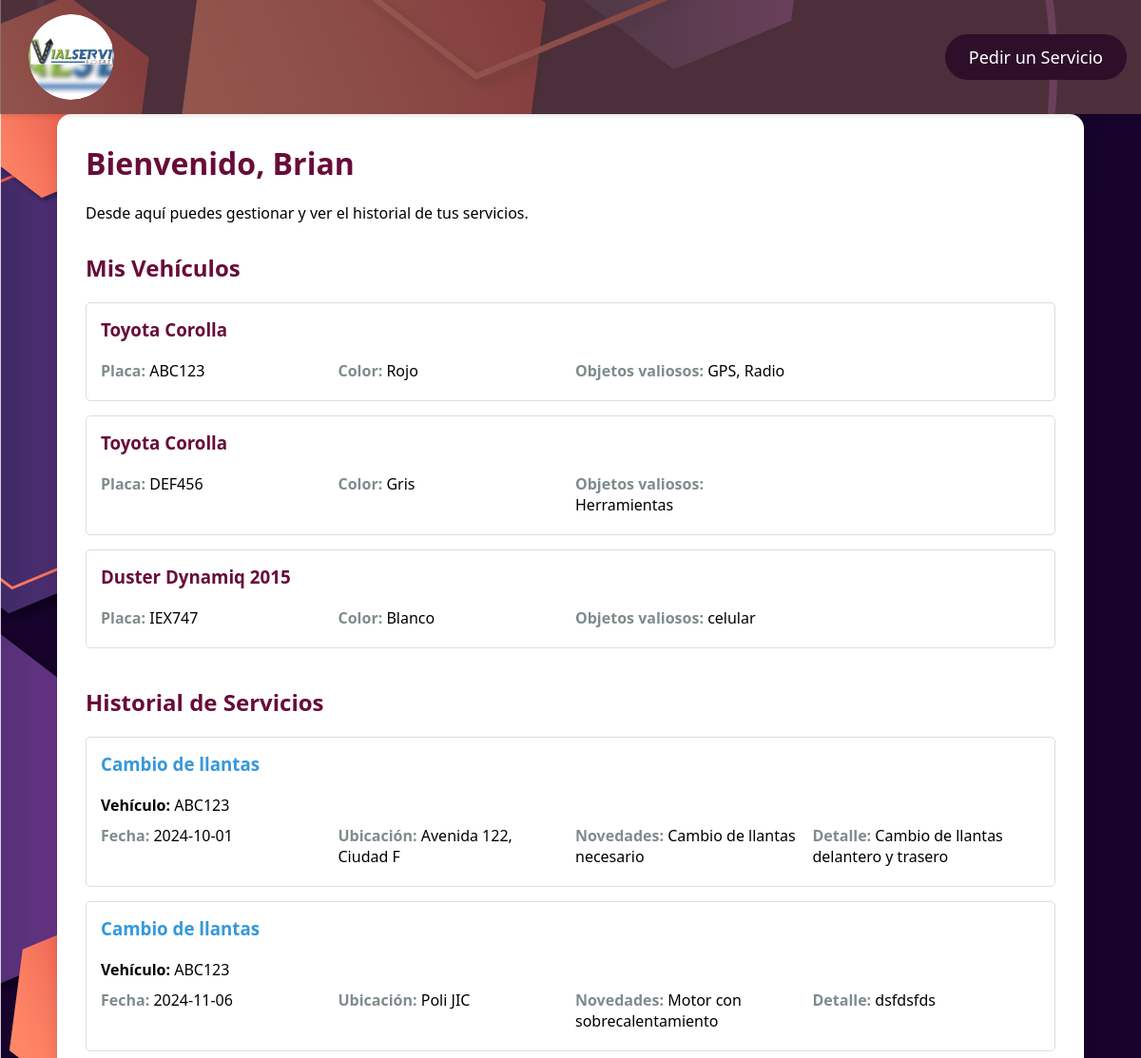
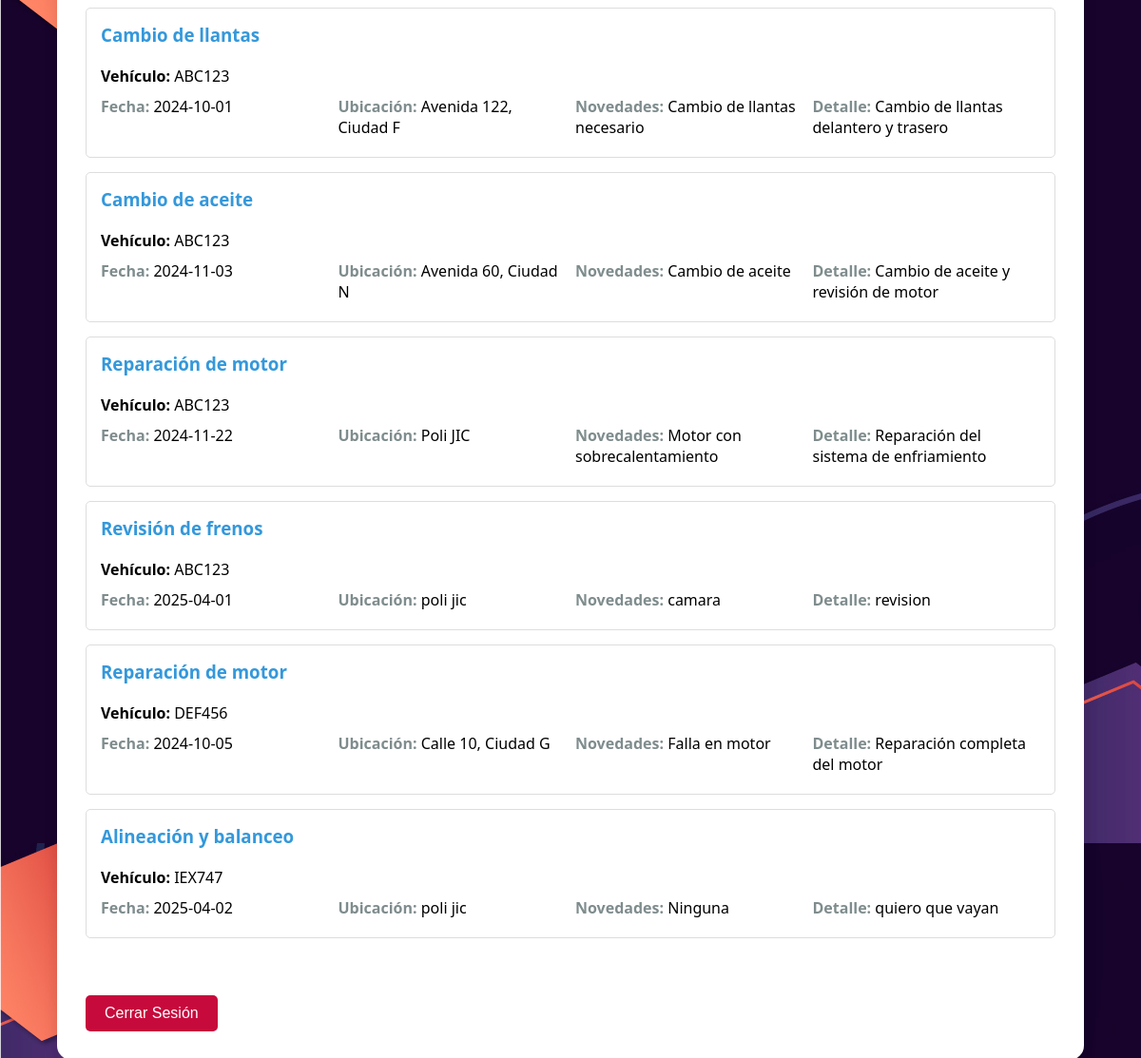
The page /cliente_dashboard.php (signed in) on the database as committed earlier (2 pictures, top to bottom).
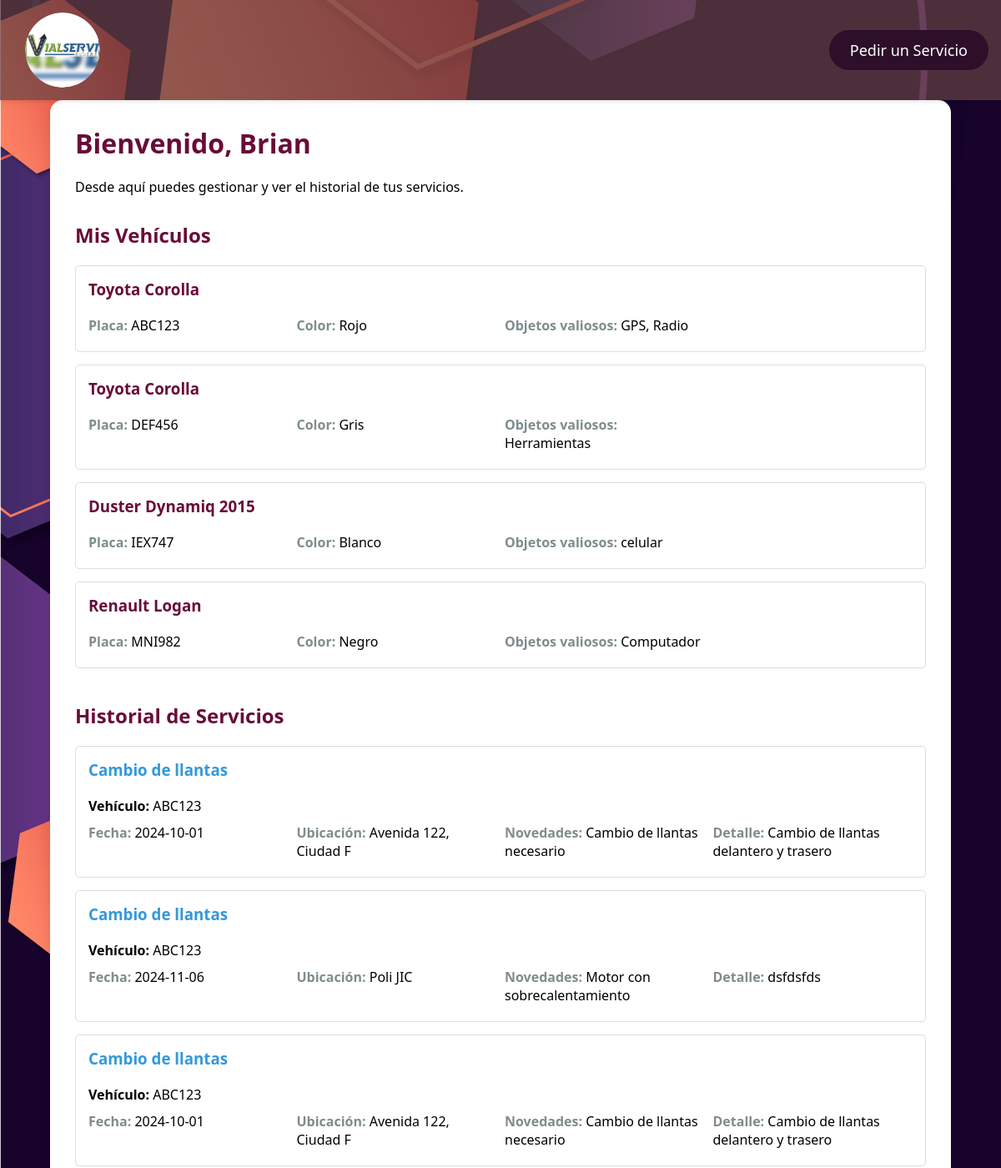
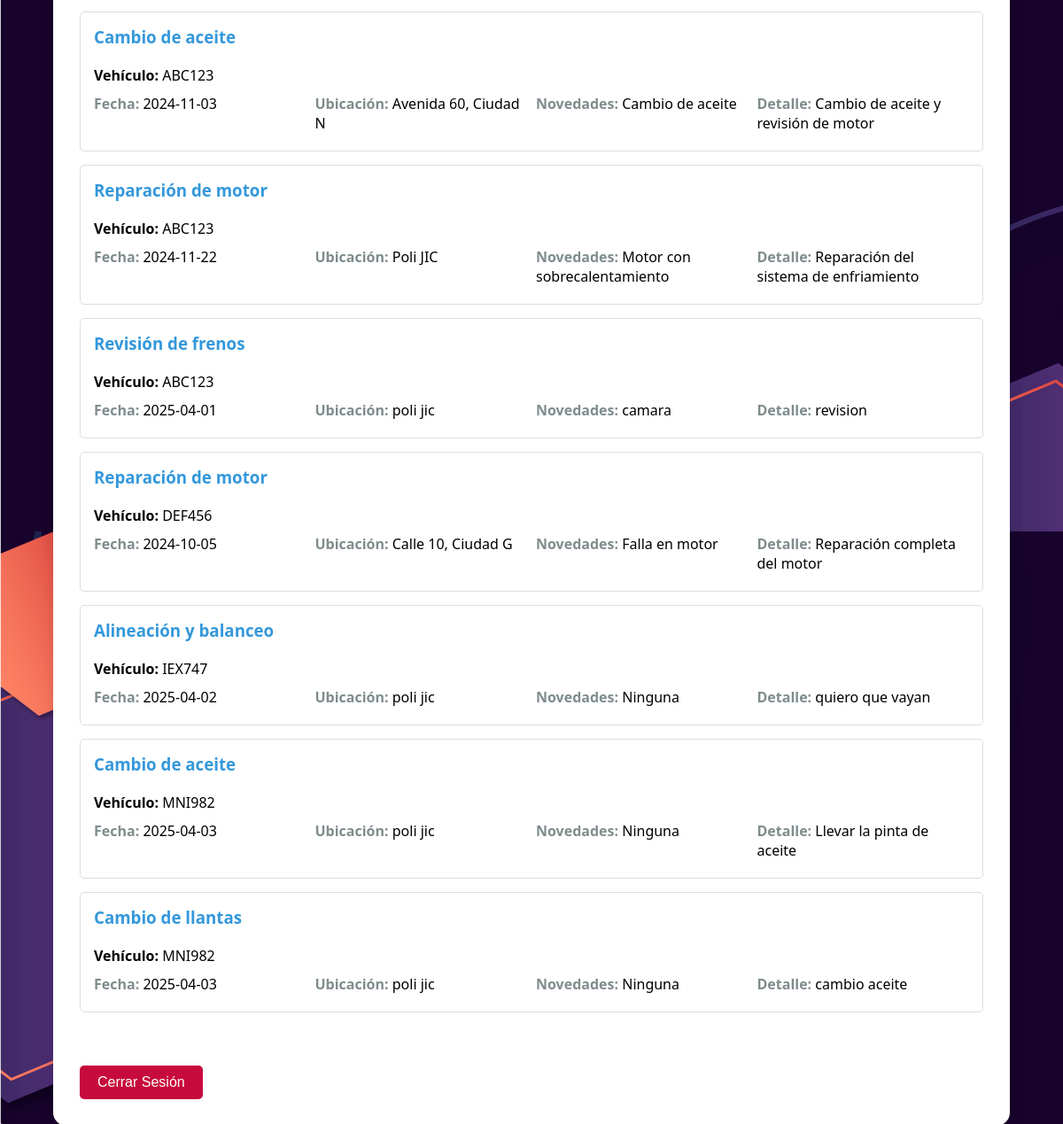
The same page on the database as committed later (2 pictures, top to bottom).
### tables this page shows
CREATE TABLE `clientes` (
  `Cedula_Id` int(11) NOT NULL,
  `Nombre` varchar(100) NOT NULL,
  `Apellido` varchar(100) NOT NULL,
  `Teléfono` varchar(20) DEFAULT NULL,
  `Email` varchar(100) NOT NULL,
  `password` varchar(255) NOT NULL
);

CREATE TABLE `vehiculos` (
  `Placa` varchar(20) NOT NULL,
  `Marca` varchar(50) DEFAULT NULL,
  `Modelo` varchar(50) DEFAULT NULL,
  `Color` varchar(20) DEFAULT NULL,
  `Objetos_Valiosos` text DEFAULT NULL,
  `Clientes_Vehiculos` int(11) DEFAULT NULL
);

CREATE TABLE `servicios_realizados` (
  `Servicio_Realizado_id` int(11) NOT NULL,
  `Cedula_Empleado_id_Servicios_Realizados` int(11) DEFAULT NULL,
  `Vehiculo_id_Servicios_Realizados` varchar(20) DEFAULT NULL,
  `Servicio_id_Servicios_Realizados` int(11) DEFAULT NULL,
  `Fecha` date DEFAULT NULL,
  `Ubicación` varchar(255) DEFAULT NULL,
  `Novedades` text DEFAULT NULL,
  `Fotos` text DEFAULT NULL,
  `Detalle_Servicio` text DEFAULT NULL,
  `Custodia_Servicio` text DEFAULT NULL,
  `Facturación_Separada` tinyint(1) DEFAULT NULL
);

CREATE TABLE `servicios` (
  `Servicio_id` int(11) NOT NULL,
  `Nombre_Servicio` varchar(100) NOT NULL,
  `Descripción` varchar(255) DEFAULT NULL
);

### cliente_dashboard.php (the view, shortened to what this page needs)
<?php
require_once 'config.php';
$sql_cliente = "SELECT * FROM clientes WHERE Cedula_Id = ?";
$stmt_cliente = $conn->prepare($sql_cliente);
$stmt_cliente->bind_param("i", $_SESSION['cliente_id']);
$stmt_cliente->execute();
$result_cliente = $stmt_cliente->get_result();
$cliente = $result_cliente->fetch_assoc();
$sql_vehiculos = "SELECT * FROM vehiculos WHERE Clientes_Vehiculos = ?";
$stmt_vehiculos = $conn->prepare($sql_vehiculos);
$stmt_vehiculos->bind_param("i", $_SESSION['cliente_id']);
$stmt_vehiculos->execute();
$vehiculos = $stmt_vehiculos->get_result()->fetch_all(MYSQLI_ASSOC);
$servicios = array();
if (!empty($vehiculos)) {
    $placas = array_column($vehiculos, 'Placa');
    $placeholders = implode(',', array_fill(0, count($placas), '?'));
    $sql_servicios = "SELECT sr.*, s.Nombre_Servicio, v.Placa
                     FROM servicios_realizados sr
                     JOIN servicios s ON sr.Servicio_id_Servicios_Realizados = s.Servicio_id
                     JOIN vehiculos v ON sr.Vehiculo_id_Servicios_Realizados = v.Placa
                     WHERE sr.Vehiculo_id_Servicios_Realizados IN ($placeholders)";
    $stmt_servicios = $conn->prepare($sql_servicios);
    $types = str_repeat('s', count($placas));
    $stmt_servicios->bind_param($types, ...$placas);
    $stmt_servicios->execute();
    $servicios = $stmt_servicios->get_result()->fetch_all(MYSQLI_ASSOC);
}
?>
<!DOCTYPE html>
<html lang="es">
<head>
</head>
<body>
    <div class="sidebar">
        <div class="logo-container">
            <img src="Imagenes/Logo.jpg" alt="Logo VialServi" class="logo">
        </div>
        <div>
            <a href="crear_servicio_realizado_cliente.php">Pedir un Servicio</a>
        </div>
    </div>
    <div class="main-container">
        <div class="welcome-message">
            <h1>Bienvenido, <?php echo htmlspecialchars($cliente['Nombre']); ?></h1>
            <p>Desde aquí puedes gestionar y ver el historial de tus servicios.</p>
        </div>
        <div class="section">
            <h2>Mis Vehículos</h2>
            <?php if (!empty($vehiculos)): ?>
                <?php foreach ($vehiculos as $vehiculo): ?>
                    <div class="vehicle-card">
                        <h3><?php echo htmlspecialchars($vehiculo['Marca'] . ' ' . $vehiculo['Modelo']); ?></h3>
                        <div class="service-details">
                            <div class="detail-item">
                                <span class="detail-label">Placa:</span>
                                <span><?php echo htmlspecialchars($vehiculo['Placa']); ?></span>
                            </div>
                            <div class="detail-item">
                                <span class="detail-label">Color:</span>
                                <span><?php echo htmlspecialchars($vehiculo['Color']); ?></span>
                            </div>
                            <div class="detail-item">
                                <span class="detail-label">Objetos valiosos:</span>
                                <span><?php echo htmlspecialchars($vehiculo['Objetos_Valiosos'] ?? 'Ninguno registrado'); ?></span>
                            </div>
                        </div>
                    </div>
                <?php endforeach; ?>
            <?php else: ?>
                <p>No tienes vehículos registrados.</p>
            <?php endif; ?>
        </div>
        <div class="section">
            <h2>Historial de Servicios</h2>
            <?php if (!empty($servicios)): ?>
                <?php foreach ($servicios as $servicio): ?>
                    <div class="service-card">
                        <h3><?php echo htmlspecialchars($servicio['Nombre_Servicio']); ?></h3>
                        <p><strong>Vehículo:</strong> <?php echo htmlspecialchars($servicio['Placa']); ?></p>
                        <div class="service-details">
                            <div class="detail-item">
                                <span class="detail-label">Fecha:</span>
                                <span><?php echo htmlspecialchars($servicio['Fecha']); ?></span>
                            </div>
                            <div class="detail-item">
                                <span class="detail-label">Ubicación:</span>
                                <span><?php echo htmlspecialchars($servicio['Ubicación']); ?></span>
                            </div>
                            <div class="detail-item">
                                <span class="detail-label">Novedades:</span>
                                <span><?php echo htmlspecialchars($servicio['Novedades'] ?? 'Ninguna'); ?></span>
                            </div>
                            <div class="detail-item">
                                <span class="detail-label">Detalle:</span>
                                <span><?php echo htmlspecialchars($servicio['Detalle_Servicio']); ?></span>
                            </div>
                        </div>
                    </div>
                <?php endforeach; ?>
            <?php else: ?>
                <p>No se encontraron servicios realizados.</p>
            <?php endif; ?>
        </div>
        <form action="logout_cliente.php" method="post">
            <button type="submit" class="logout-btn">Cerrar Sesión</button>
        </form>
    </div>
</body>
</html>

### cliente_dashboard.php (style rules this page uses)
* { margin: 0; padding: 0; box-sizing: border-box; }
body { font-family: 'Segoe UI', Tahoma, Geneva, Verdana, sans-serif; background-image: url('Imagenes/ClienteDasboard.jpg'); background-color: #f5f5f5; margin: 0; padding: 0; }
.sidebar { width: 100%; position: fixed; top: 0; left: 0; background-color: rgba(100, 67, 67, 0.7); padding: 15px 0; z-index: 1000; display: flex; justify-content: space-between; align-items: center; box-shadow: 0 2px 5px rgba(0, 0, 0, 0.1); }
.sidebar a { padding: 12px 25px; text-decoration: none; font-size: 18px; color: #fff; background-color: #2d0f2a; margin-right: 15px; border-radius: 50px; transition: background-color 0.3s ease, transform 0.3s ease; }
.logo-container { margin-left: 30px; border-radius: 50%; width: 90px; height: 90px; overflow: hidden; }
.logo { width: 100%; height: 100%; object-fit: cover; box-shadow: 0 4px 10px rgba(0, 0, 0, 0.2); border-radius: 50%; }
.main-container { width: 90%; max-width: 1200px; margin: 120px auto 40px; background-color: white; padding: 30px; border-radius: 15px; box-shadow: 0 6px 15px rgba(0, 0, 0, 0.1); }
h1, h2, h3 { color: #680c39; margin-bottom: 20px; }
.welcome-message { margin-bottom: 30px; }
.section { margin-bottom: 40px; }
.vehicle-card, .service-card { background-color: white; border: 1px solid #ddd; border-radius: 5px; padding: 15px; margin-bottom: 15px; }
.service-card h3 { margin-top: 0; color: #3498db; }
.service-details { display: grid; grid-template-columns: repeat(auto-fill, minmax(200px, 1fr)); gap: 10px; margin-top: 10px; }
.detail-item { margin-bottom: 5px; }
.detail-label { font-weight: bold; color: #7f8c8d; }
.logout-btn { background-color: #c70a3c; color: white; padding: 10px 20px; border: none; border-radius: 5px; cursor: pointer; font-size: 16px; margin-top: 20px; }

Rows that differ between the two databases and show on the page:
added vehiculos: Marca+Modelo "Renault Logan", Placa "MNI982", Color "Negro", Objetos_Valiosos "Computador"
added servicios_realizados: Servicio_id_Servicios_Realizados.Nombre_Servicio "Cambio de aceite", Vehiculo_id_Servicios_Realizados.Placa "MNI982", Fecha "2025-04-03", Ubicación "poli jic", Novedades "Ninguna", Detalle_Servicio "Llevar la pinta de aceite"
added servicios_realizados: Servicio_id_Servicios_Realizados.Nombre_Servicio "Cambio de llantas", Vehiculo_id_Servicios_Realizados.Placa "MNI982", Fecha "2025-04-03", Ubicación "poli jic", Novedades "Ninguna", Detalle_Servicio "cambio aceite"
